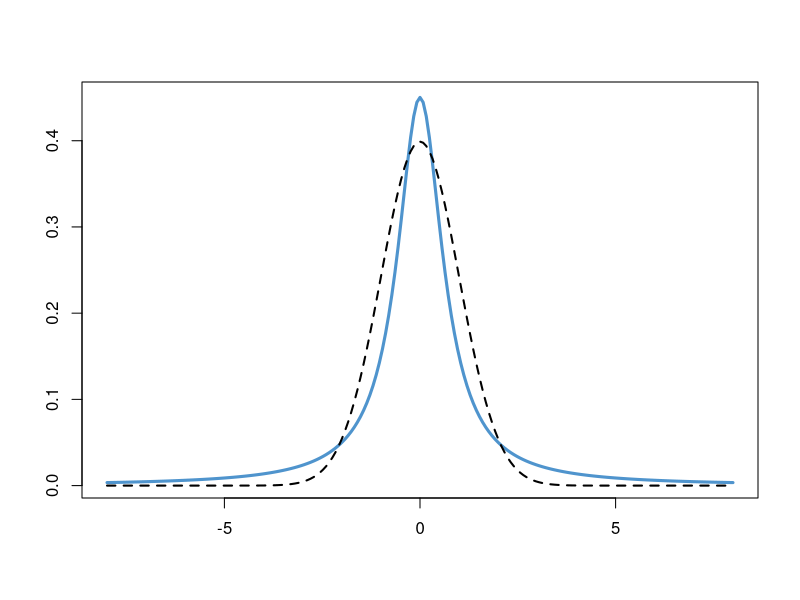

Source code (R):
## ---- chunk 1
#| include: false

# Set working directory of R
knitr::opts_knit$set(root.dir = '../../data/exercise-07/data')
## ---- chunk 2
#| eval: true
#| echo: true
#| warning: false

library(tidyverse)

d <- read_csv("estimated-ddm-params.csv")
## ---- chunk 3
head(d, 10)
## ---- chunk 4
d_wide <- d |> 
  pivot_wider(names_from = "condition", values_from = c(a, v, z, t0))
## ---- chunk 5
head(d_wide, 10)
## ---- chunk 6
d_wide |> write_csv(file = "estimated-ddm-params-wide.csv")
## ---- chunk 7
xrange <- seq(-8, 8, length = 201)
plot(xrange, dcauchy(xrange, 0, 0.707), "l", lwd = 3, 
     col = "steelblue3", xlab = "", ylab = "")
lines(xrange, dnorm(xrange, 0, 1), lty = "dashed", lwd = 2)
